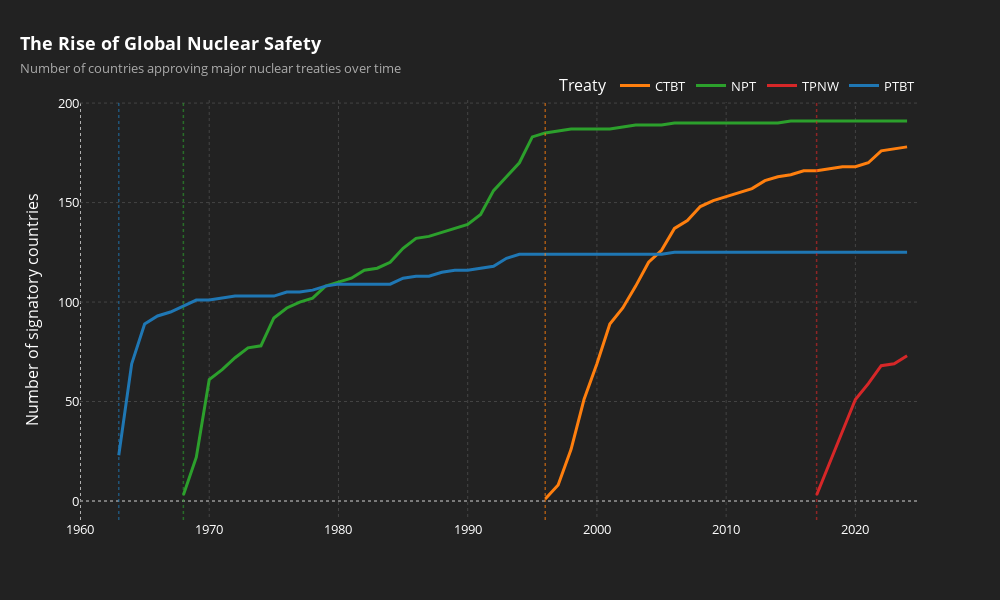

Write notebook code for a chart like this one.
### Code cell
import pandas as pd
import plotly.graph_objects as go
import plotly.io as pio

from const import DATA_DIR

# ============================================================
# SET PLOTLY TEMPLATE
# ============================================================
pio.templates.default = "plotly_dark"

# ============================================================
# LOAD DATA
# ============================================================
csv_path = DATA_DIR / "nuclear-weapons" / "number-of-countries-that-approve-of-nuclear-weapons-treaties" / "number-of-countries-that-approve-of-nuclear-weapons-treaties.csv"
df = pd.read_csv(csv_path)
df.columns = [c.strip() for c in df.columns]
df = df.rename(columns={"Year": "year", "Entity": "entity"})

# ============================================================
# SHORT TITLES
# ============================================================
title_map = {
    "Partial Test Ban Treaty": "PTBT",
    "Nuclear Non-Proliferation Treaty": "NPT",
    "Comprehensive Nuclear-Test-Ban Treaty": "CTBT",
    "Treaty on the Prohibition of Nuclear Weapons": "TPNW"
}

treaty_cols = []
for col in df.columns:
    for key, short in title_map.items():
        if key in col:
            df = df.rename(columns={col: short})
            treaty_cols.append(short)

# ============================================================
# EVENT YEARS
# ============================================================
event_years = {
    "PTBT": 1963,
    "NPT": 1968,
    "CTBT": 1996,
    "TPNW": 2017
}

# ============================================================
# DATA CLEAN
# ============================================================
years = range(1960, 2026)
df_long = []

for col in treaty_cols:
    tmp = (
        df[["year", col]]
        .dropna()
        .drop_duplicates(subset=["year"])
        .sort_values("year")
    )
    tmp["treaty"] = col
    tmp = tmp.rename(columns={col: "count"})
    df_long.append(tmp)

df_long = pd.concat(df_long)

# ============================================================
# PLOT
# ============================================================
fig = go.Figure()

colors = {
    "PTBT": "#1f77b4",
    "NPT": "#2ca02c",
    "CTBT": "#ff7f0e",
    "TPNW": "#d62728"
}

for treaty in treaty_cols:
    data_t = df_long[df_long["treaty"] == treaty]
    
    fig.add_trace(
        go.Scatter(
            x=data_t["year"],
            y=data_t["count"],
            mode="lines",
            name=treaty,
            line=dict(width=3, color=colors[treaty]),
            hovertemplate=
                "<b>%{text}</b><br>" +
                "Year: %{x}<br>" +
                "Countries: %{y}<extra></extra>",
            text=[treaty]*len(data_t)
        )
    )

    # Vertical event line
    fig.add_vline(
        x=event_years[treaty],
        line=dict(color=colors[treaty], dash="dot", width=1.5),
        opacity=0.6
    )

# Add vertical grid line at x=1960
fig.add_vline(
    x=1960,
    line=dict(color="#e0e0e0", dash="dot", width=1.5),
    opacity=1,
    layer="below"
)

# Add horizontal grid line at y=0
fig.add_hline(
    y=0,
    line=dict(color="#e0e0e0", dash="dot", width=1.5),
    opacity=1,
    layer="below"
)

# ============================================================
# LAYOUT
# ============================================================
fig.update_layout(
    title=dict(
        text="<b>The Rise of Global Nuclear Safety</b><br>"
             "<span style='font-size:13px;color:#aaa;'>"
             "Number of countries approving major nuclear treaties over time"
             "</span>",
        x=0.02
    ),
    width=1000,
    height=600,
    plot_bgcolor="#222",
    paper_bgcolor="#222",
    font=dict(size=13, color="#fff"),
    xaxis=dict(
        title=None,
        range=[1960, 2025],
        showgrid=True,
        gridcolor="#444",
        griddash="dot",
        fixedrange=True,
        zeroline=False,
        showline=False,
        linecolor="#444",
        linewidth=1,
        tickfont=dict(color="#fff")
    ),
    yaxis=dict(
        title="Number of signatory countries",
        showgrid=True,
        gridcolor="#444",
        griddash="dot",
        fixedrange=True,
        zeroline=False,
        showline=False,
        linecolor="#444",
        linewidth=1,
        tickfont=dict(color="#fff")
    ),
    legend=dict(
        title="Treaty",
        orientation="h",
        y=1.07,
        x=1,
        xanchor="right",
        yanchor="top",
        font=dict(color="#fff")
    )
)

fig.show()

### Figure 1 — Plotly figure (JSON) as saved in the notebook; plotly's stock layout.template omitted (floating-point values rounded to 4 significant figures)
{"data": [{"hovertemplate": "<b>%{text}</b><br>Year: %{x}<br>Countries: %{y}<extra></extra>", "line": {"color": "#ff7f0e", "width": 3}, "mode": "lines", "name": "CTBT", "text": ["CTBT", "CTBT", "CTBT", "CTBT", "CTBT", "CTBT", "CTBT", "CTBT", "CTBT", "CTBT", "CTBT", "CTBT", "CTBT", "CTBT", "CTBT", "CTBT", "CTBT", "CTBT", "CTBT", "CTBT", "CTBT", "CTBT", "CTBT", "CTBT", "CTBT", "CTBT", "CTBT", "CTBT", "CTBT"], "type": "scatter", "x": [1996, 1997, 1998, 1999, 2000, 2001, 2002, 2003, 2004, 2005, 2006, 2007, 2008, 2009, 2010, 2011, 2012, 2013, 2014, 2015, 2016, 2017, 2018, 2019, 2020, 2021, 2022, 2023, 2024], "y": [1.0, 8.0, 26.0, 51.0, 69.0, 89.0, 97.0, 108.0, 120.0, 126.0, 137.0, 141.0, 148.0, 151.0, 153.0, 155.0, 157.0, 161.0, 163.0, 164.0, 166.0, 166.0, 167.0, 168.0, 168.0, 170.0, 176.0, 177.0, 178.0]}, {"hovertemplate": "<b>%{text}</b><br>Year: %{x}<br>Countries: %{y}<extra></extra>", "line": {"color": "#2ca02c", "width": 3}, "mode": "lines", "name": "NPT", "text": ["NPT", "NPT", "NPT", "NPT", "NPT", "NPT", "NPT", "NPT", "NPT", "NPT", "NPT", "NPT", "NPT", "NPT", "NPT", "NPT", "NPT", "NPT", "NPT", "NPT", "NPT", "NPT", "NPT", "NPT", "NPT", "NPT", "NPT", "NPT", "NPT", "NPT", "NPT", "NPT", "NPT", "NPT", "NPT", "NPT", "NPT", "NPT", "NPT", "NPT", "NPT", "NPT", "NPT", "NPT", "NPT", "NPT", "NPT", "NPT", "NPT", "NPT", "NPT", "NPT", "NPT", "NPT", "NPT", "NPT", "NPT"], "type": "scatter", "x": [1968, 1969, 1970, 1971, 1972, 1973, 1974, 1975, 1976, 1977, 1978, 1979, 1980, 1981, 1982, 1983, 1984, 1985, 1986, 1987, 1988, 1989, 1990, 1991, 1992, 1993, 1994, 1995, 1996, 1997, 1998, 1999, 2000, 2001, 2002, 2003, 2004, 2005, 2006, 2007, 2008, 2009, 2010, 2011, 2012, 2013, 2014, 2015, 2016, 2017, 2018, 2019, 2020, 2021, 2022, 2023, 2024], "y": [3.0, 22.0, 61.0, 66.0, 72.0, 77.0, 78.0, 92.0, 97.0, 100.0, 102.0, 108.0, 110.0, 112.0, 116.0, 117.0, 120.0, 127.0, 132.0, 133.0, 135.0, 137.0, 139.0, 144.0, 156.0, 163.0, 170.0, 183.0, 185.0, 186.0, 187.0, 187.0, 187.0, 187.0, 188.0, 189.0, 189.0, 189.0, 190.0, 190.0, 190.0, 190.0, 190.0, 190.0, 190.0, 190.0, 190.0, 191.0, 191.0, 191.0, 191.0, 191.0, 191.0, 191.0, 191.0, 191.0, 191.0]}, {"hovertemplate": "<b>%{text}</b><br>Year: %{x}<br>Countries: %{y}<extra></extra>", "line": {"color": "#d62728", "width": 3}, "mode": "lines", "name": "TPNW", "text": ["TPNW", "TPNW", "TPNW", "TPNW", "TPNW", "TPNW", "TPNW", "TPNW"], "type": "scatter", "x": [2017, 2018, 2019, 2020, 2021, 2022, 2023, 2024], "y": [3.0, 19.0, 34.0, 51.0, 59.0, 68.0, 69.0, 73.0]}, {"hovertemplate": "<b>%{text}</b><br>Year: %{x}<br>Countries: %{y}<extra></extra>", "line": {"color": "#1f77b4", "width": 3}, "mode": "lines", "name": "PTBT", "text": ["PTBT", "PTBT", "PTBT", "PTBT", "PTBT", "PTBT", "PTBT", "PTBT", "PTBT", "PTBT", "PTBT", "PTBT", "PTBT", "PTBT", "PTBT", "PTBT", "PTBT", "PTBT", "PTBT", "PTBT", "PTBT", "PTBT", "PTBT", "PTBT", "PTBT", "PTBT", "PTBT", "PTBT", "PTBT", "PTBT", "PTBT", "PTBT", "PTBT", "PTBT", "PTBT", "PTBT", "PTBT", "PTBT", "PTBT", "PTBT", "PTBT", "PTBT", "PTBT", "PTBT", "PTBT", "PTBT", "PTBT", "PTBT", "PTBT", "PTBT", "PTBT", "PTBT", "PTBT", "PTBT", "PTBT", "PTBT", "PTBT", "PTBT", "PTBT", "PTBT", "PTBT", "PTBT"], "type": "scatter", "x": [1963, 1964, 1965, 1966, 1967, 1968, 1969, 1970, 1971, 1972, 1973, 1974, 1975, 1976, 1977, 1978, 1979, 1980, 1981, 1982, 1983, 1984, 1985, 1986, 1987, 1988, 1989, 1990, 1991, 1992, 1993, 1994, 1995, 1996, 1997, 1998, 1999, 2000, 2001, 2002, 2003, 2004, 2005, 2006, 2007, 2008, 2009, 2010, 2011, 2012, 2013, 2014, 2015, 2016, 2017, 2018, 2019, 2020, 2021, 2022, 2023, 2024], "y": [23.0, 69.0, 89.0, 93.0, 95.0, 98.0, 101.0, 101.0, 102.0, 103.0, 103.0, 103.0, 103.0, 105.0, 105.0, 106.0, 108.0, 109.0, 109.0, 109.0, 109.0, 109.0, 112.0, 113.0, 113.0, 115.0, 116.0, 116.0, 117.0, 118.0, 122.0, 124.0, 124.0, 124.0, 124.0, 124.0, 124.0, 124.0, 124.0, 124.0, 124.0, 124.0, 124.0, 125.0, 125.0, 125.0, 125.0, 125.0, 125.0, 125.0, 125.0, 125.0, 125.0, 125.0, 125.0, 125.0, 125.0, 125.0, 125.0, 125.0, 125.0, 125.0]}], "layout": {"font": {"color": "#fff", "size": 13}, "height": 600, "legend": {"font": {"color": "#fff"}, "orientation": "h", "title": {"text": "Treaty"}, "x": 1, "xanchor": "right", "y": 1.07, "yanchor": "top"}, "paper_bgcolor": "#222", "plot_bgcolor": "#222", "shapes": [{"line": {"color": "#ff7f0e", "dash": "dot", "width": 1.5}, "opacity": 0.6, "type": "line", "x0": 1996, "x1": 1996, "xref": "x", "y0": 0, "y1": 1, "yref": "y domain"}, {"line": {"color": "#2ca02c", "dash": "dot", "width": 1.5}, "opacity": 0.6, "type": "line", "x0": 1968, "x1": 1968, "xref": "x", "y0": 0, "y1": 1, "yref": "y domain"}, {"line": {"color": "#d62728", "dash": "dot", "width": 1.5}, "opacity": 0.6, "type": "line", "x0": 2017, "x1": 2017, "xref": "x", "y0": 0, "y1": 1, "yref": "y domain"}, {"line": {"color": "#1f77b4", "dash": "dot", "width": 1.5}, "opacity": 0.6, "type": "line", "x0": 1963, "x1": 1963, "xref": "x", "y0": 0, "y1": 1, "yref": "y domain"}, {"layer": "below", "line": {"color": "#e0e0e0", "dash": "dot", "width": 1.5}, "opacity": 1, "type": "line", "x0": 1960, "x1": 1960, "xref": "x", "y0": 0, "y1": 1, "yref": "y domain"}, {"layer": "below", "line": {"color": "#e0e0e0", "dash": "dot", "width": 1.5}, "opacity": 1, "type": "line", "x0": 0, "x1": 1, "xref": "x domain", "y0": 0, "y1": 0, "yref": "y"}], "title": {"text": "<b>The Rise of Global Nuclear Safety</b><br><span style='font-size:13px;color:#aaa;'>Number of countries approving major nuclear treaties over time</span>", "x": 0.02}, "width": 1000, "xaxis": {"fixedrange": true, "gridcolor": "#444", "griddash": "dot", "linecolor": "#444", "linewidth": 1, "range": [1960, 2025], "showgrid": true, "showline": false, "tickfont": {"color": "#fff"}, "title": {}, "zeroline": false}, "yaxis": {"fixedrange": true, "gridcolor": "#444", "griddash": "dot", "linecolor": "#444", "linewidth": 1, "showgrid": true, "showline": false, "tickfont": {"color": "#fff"}, "title": {"text": "Number of signatory countries"}, "zeroline": false}}}
